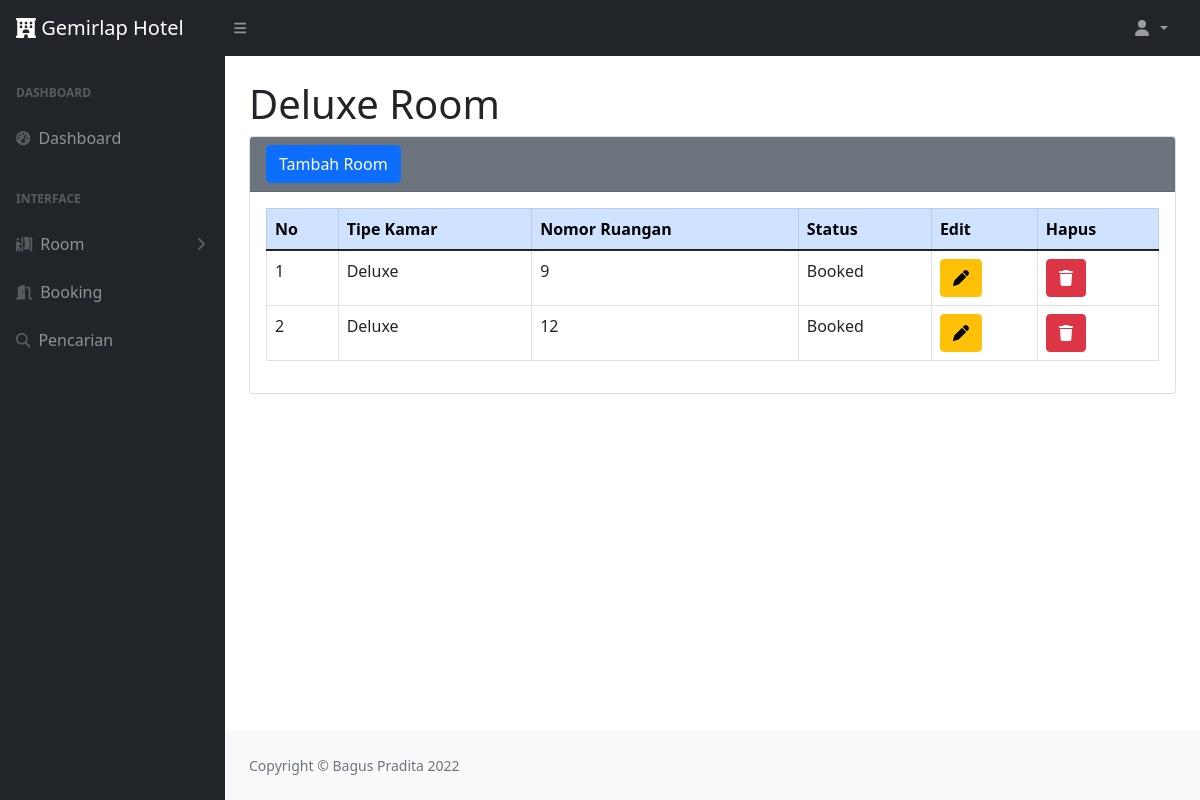
Screenshot of /C_bagusDAdmin/room/Deluxe with the database file from the repository.
### tables this page shows
CREATE TABLE `ruangan` (
  `ruangan_id` int(11) NOT NULL,
  `id_tipe_kamar` int(128) NOT NULL,
  `nomor_ruangan` int(255) NOT NULL,
  `status` varchar(128) NOT NULL
);

### application/controllers/C_bagusDAdmin.php (called while the page is built, shortened)
<?php
class C_bagusDAdmin extends CI_Controller
{
	public function __construct()
	{
		$this->load->library('form_validation');
	}
	public function room($kamar)
	{
		$data['user_pengguna'] = $this->db->get_where('user_pengguna', ['email' => $this->session->userdata('email')])->row_array();
		$this->load->model('M_bagusDAdmin');
		$data['tipeKamar'] = $this->M_bagusDAdmin->tipeKamar()->result_array();
		$data['tipekamar'] = $this->M_bagusDAdmin->tipeKamar()->row_array();
		$data['tipe'] = $kamar;
		$this->load->model('M_bagusJoin');
		$data['list_kamar'] = $this->M_bagusJoin->ruanganId($kamar)->result_array();
		$data['title'] = 'Room';
		$this->load->view('templates/topbar',  $data);
		$this->load->view('templates/sidebar',  $data);
		$this->load->view('V_bagusRoomAdmin',  $data);
		$this->load->view('templates/footer',  $data);
	}
}

### index.php (called while the page is built, shortened)
<?php
require_once BASEPATH.'core/CodeIgniter.php';

### application/models/M_bagusJoin.php (called while the page is built, shortened)
<?php
class M_bagusJoin extends CI_Model
{
    public function ruanganId($kamar)
    {
        $this->db->select("*");
        $this->db->from('ruangan');
        $this->db->join('tipe_kamar', 'tipe_kamar.id = ruangan.id_tipe_kamar');
        $this->db->where('tipe_kamar.nama_kamar', $kamar);
        return $this->db->get();
    }
}

### application/views/V_bagusRoomAdmin.php (the view, shortened to what this page needs)
<div id="layoutSidenav_content">
    <main>
        <div class="container-fluid px-4">
            <h1 class="mt-4"><?= $tipe ?> Room</h1>
            <div class="card">
                <h5 class="card-header bg-secondary">
                    <button type="button" class="btn btn-primary" data-bs-toggle="modal" data-bs-target="#tambahroom">
                        Tambah Room
                    </button>
                </h5>
                <div class="card-body">
                    <table class="table table-bordered">
                        <thead>
                            <tr class="table-primary">
                                <th scope="col">No</th>
                                <th scope="col">Tipe Kamar</th>
                                <th scope="col">Nomor Ruangan</th>
                                <th scope="col">Status</th>
                                <th scope="col">Edit</th>
                                <th scope="col">Hapus</th>
                            </tr>
                        </thead>
                        <tbody>
                            <?php
							$no = 1;
							foreach ($list_kamar as $lk) : ?>
                            <tr>
                                <td><?= $no++ ?></td>
                                <td><?= $tipe ?></td>
                                <td><?= $lk['nomor_ruangan'] ?></td>
                                <td><?= $lk['status'] ?></td>
                                <td>
                                    <button type="button" class="btn btn-warning" data-bs-toggle="modal"
                                        data-bs-target="#editroom<?= $lk['ruangan_id'] ?>">
                                        <i class="fa-solid fa-pen"></i>
                                    </button>
                                </td>
                                <td>
                                    <a href="<?= base_url('C_bagusDAdmin/fungsi_deleteRoom/' . $lk['ruangan_id']) ?>">
                                        <button type="submit" class="btn btn-danger"
                                            onclick="return confirm('Apakah anda yakin ingin menghapus ?')"><i
                                                class="fa-solid fa-trash"></i></i></button>
                                    </a>
                                </td>
                            </tr>
                            <?php endforeach ?>
                        </tbody>
                    </table>
                </div>
            </div>
        </div>
    </main>

### rows the page displays
ruangan: nomor_ruangan "9", status "Booked"
ruangan: nomor_ruangan "12", status "Booked"

### other values shown
$tipe "Deluxe"
